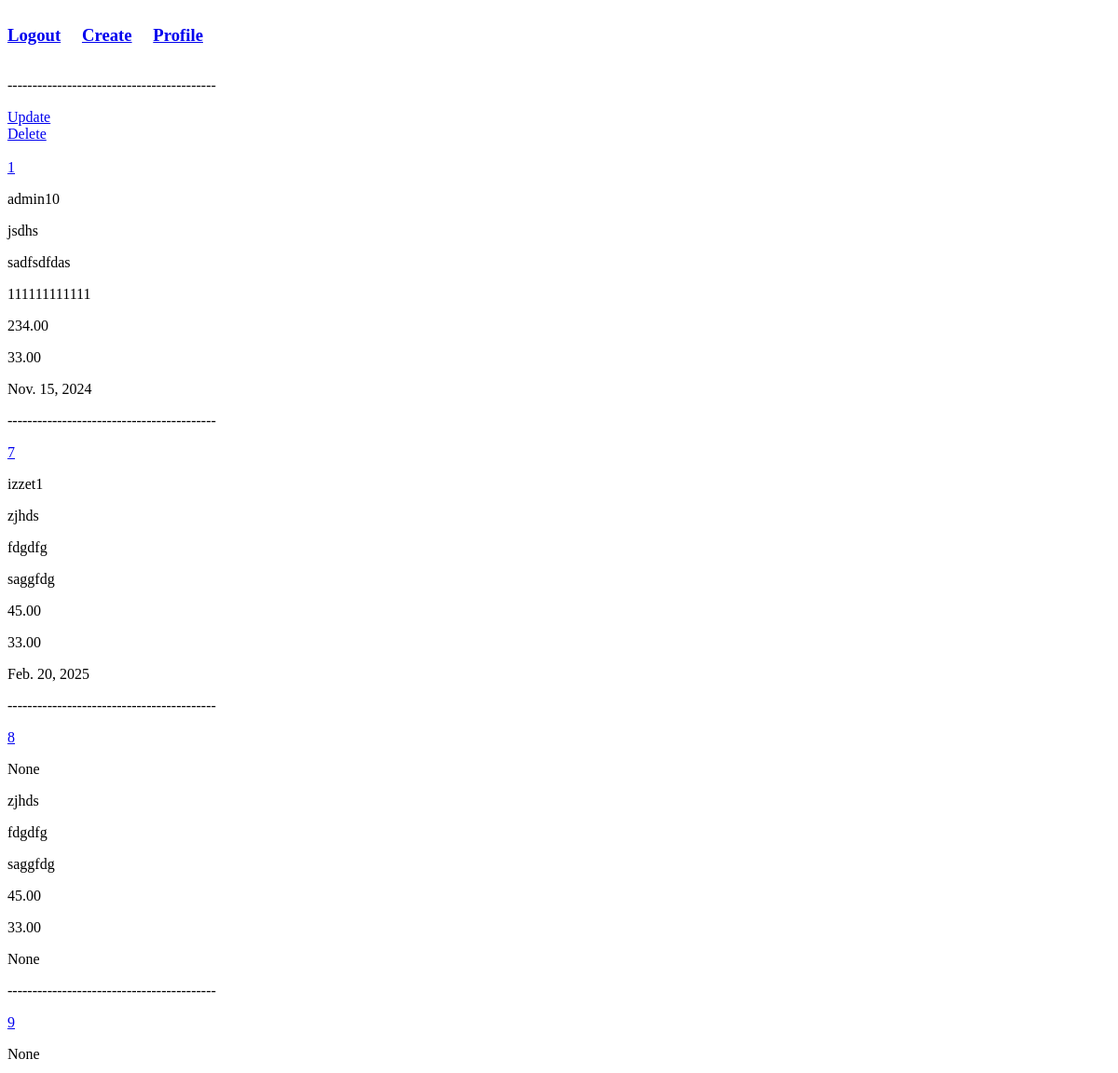
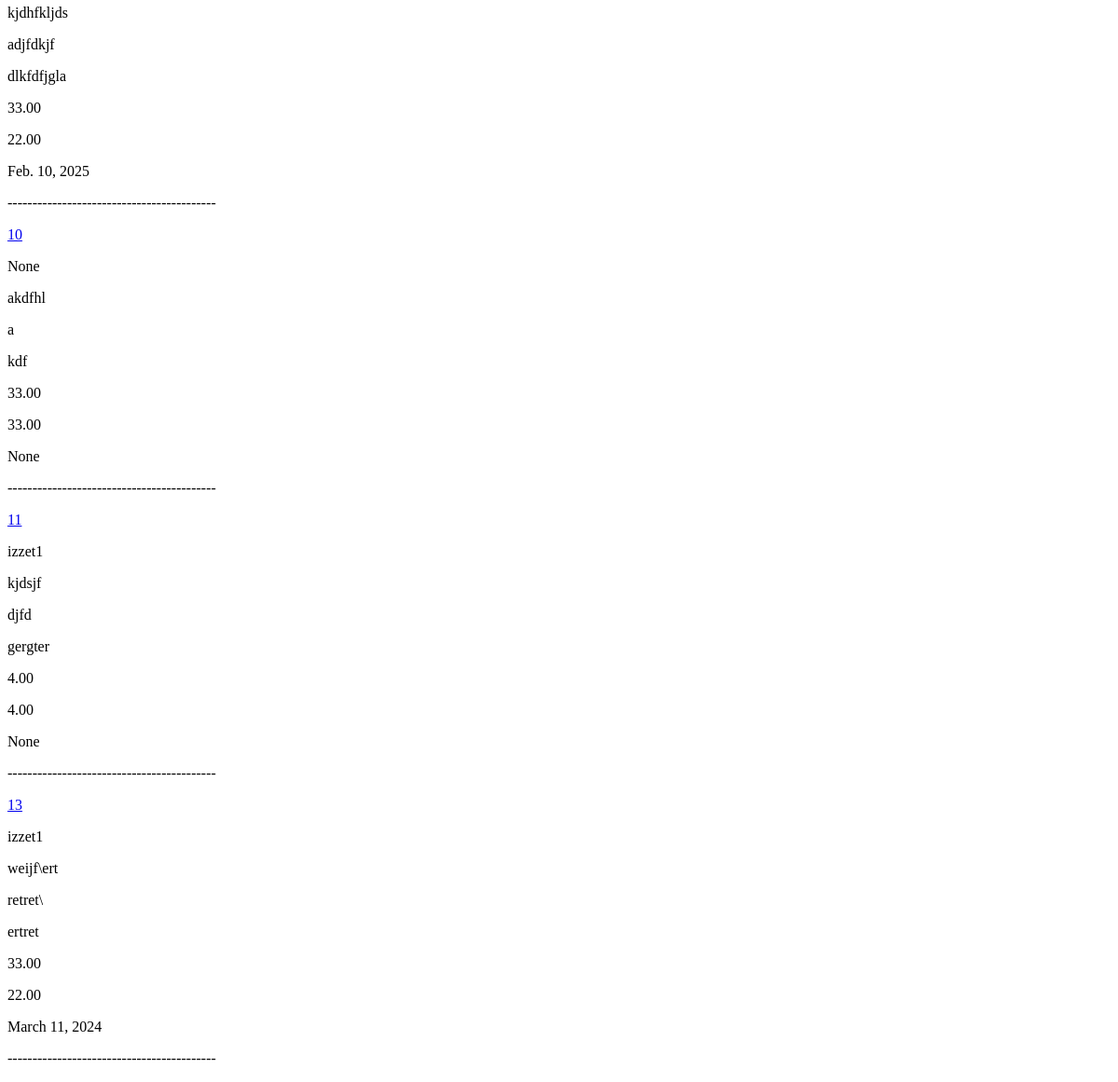
The app's page / (signed in), older data (2 pictures, top to bottom).
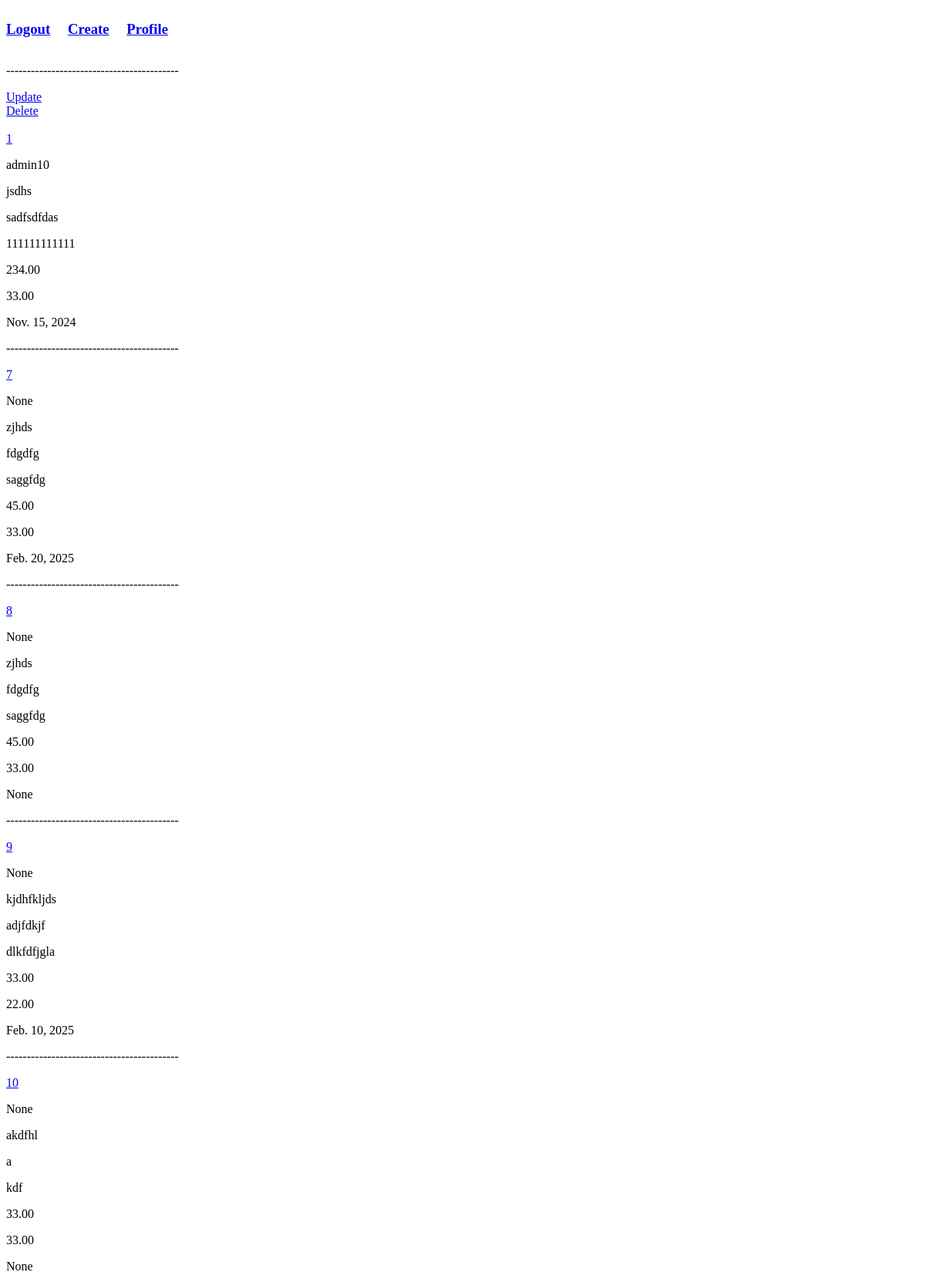
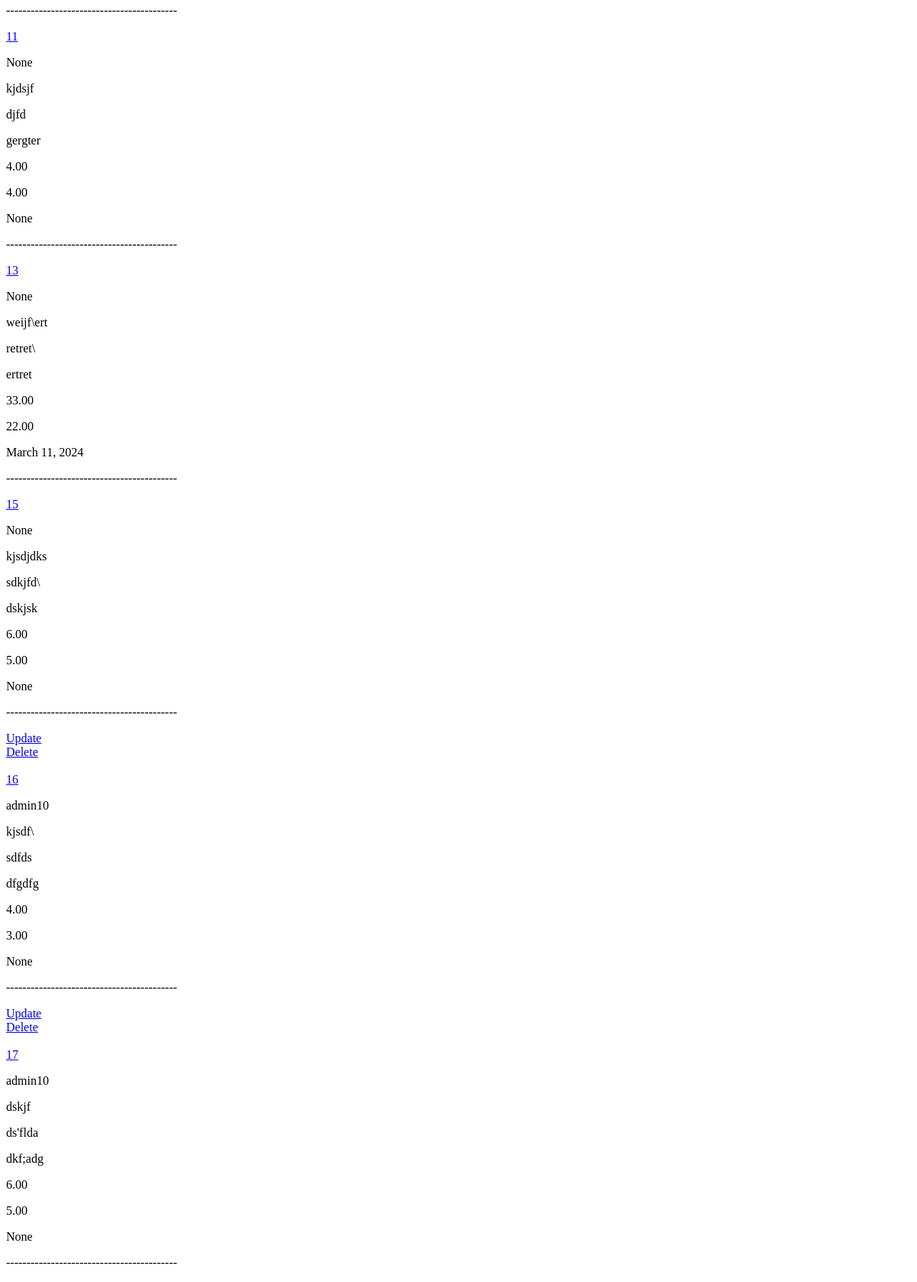
The same page, newer data (2 pictures, top to bottom).
### watches/models.py (models this page shows, shortened)
class Watch(models.Model):
    user = models.ForeignKey(User, on_delete=models.SET_NULL, null=True)    # User ilə Watch modelinin əlaqəsi.
    categories = models.ManyToManyField(Category)       # Kateqoriya ilə Watch modelini qlaqələndiri.
    marka = models.CharField(max_length=50)     # Simvol limiti vermək olur.
    model = models.CharField(max_length=70)
    describtion = models.TextField()            # Simvol limiti yoxdiur.
    price = models.DecimalField(max_digits=10, decimal_places=2)  # Qiymət üçün lazım olan fielddir.
    discount_price = models.DecimalField(max_digits=10, decimal_places=2)
    discount_dedline = models.DateField(null=True, blank=True)  # Tarixi vermək üçün fielddir.

### watches/views.py (the view)
# urls.py: path('', watches_views.all_watches, name='all_watch'),    # 127.0.0.1:8000/watches/
def all_watches(request):
    watches = Watch.objects.all()   # Watch modelindəki bütün verailbleləri verir.
    context = {
        'watches': watches
    }
    return render(request, 'watches/all_watch.html', context)

### templates/watches/all_watch.html (shortened to what this page needs)
<!DOCTYPE html>
<html lang="en">
<head>
</head>
<body>
    {% if user.is_authenticated %}
        <nav style="display: flex; justify-content:space-between; width: 210px;">
            <h3><a href="{% url 'logout' %}">Logout</a></h3>
            <h3><a href="{% url 'watch_create' %}">Create</a></h3>
            <h3><a href="{% url 'profile' %}">Profile</a></h3>
        </nav>
    {% else %}
        <nav style="display: flex; justify-content:space-between; width: 140px;">
            <h3><a href="{% url 'register' %}">Register</a></h3>
            <h3><a href="{% url 'login' %}">Login</a></h3>
        </nav>
    {% endif %}
    <p>------------------------------------------</p>
    {% for watch in watches %}
    {% if user == watch.user %}
        <a href="{% url 'watch_update' watch.id %}">Update</a><br>
        <a href="{% url 'watch_delete' watch.id %}">Delete</a><br><br>
    {% endif %}
    <a href="{% url 'watch_detail' watch.id %}">{{ watch.id }}</a>
    <p>{{ watch.user }}</p>
    <p>{{ watch.marka }}</p>
    <p>{{ watch.model }}</p>
    <p>{{ watch.describtion }}</p>
    <p>{{ watch.price }}</p>
    <p>{{ watch.discount_price }}</p>
    <p>{{ watch.discount_dedline }}</p>
    <p>------------------------------------------</p>
    {% endfor %}
</body>
</html>

Row changes from the older to the newer data that the page shows:
changed Watch "Feb. 20, 2025": user "izzet1" → "None"
changed Watch "kjdsjf": user "izzet1" → "None"
changed Watch "weijf\\ert": user "izzet1" → "None"
added Watch: id "15", user "None", marka "kjsdjdks", model "sdkjfd\\", describtion "dskjsk", price "6.00", discount_price "5.00", discount_dedline "None"
added Watch: shows "Update", id "16", user "admin10", marka "kjsdf\\", model "sdfds", describtion "dfgdfg", price "4.00", discount_price "3.00", discount_dedline "None"
added Watch: shows "Update", id "17", user "admin10", marka "dskjf", model "ds'flda", describtion "dkf;adg", price "6.00", discount_price "5.00", discount_dedline "None"
